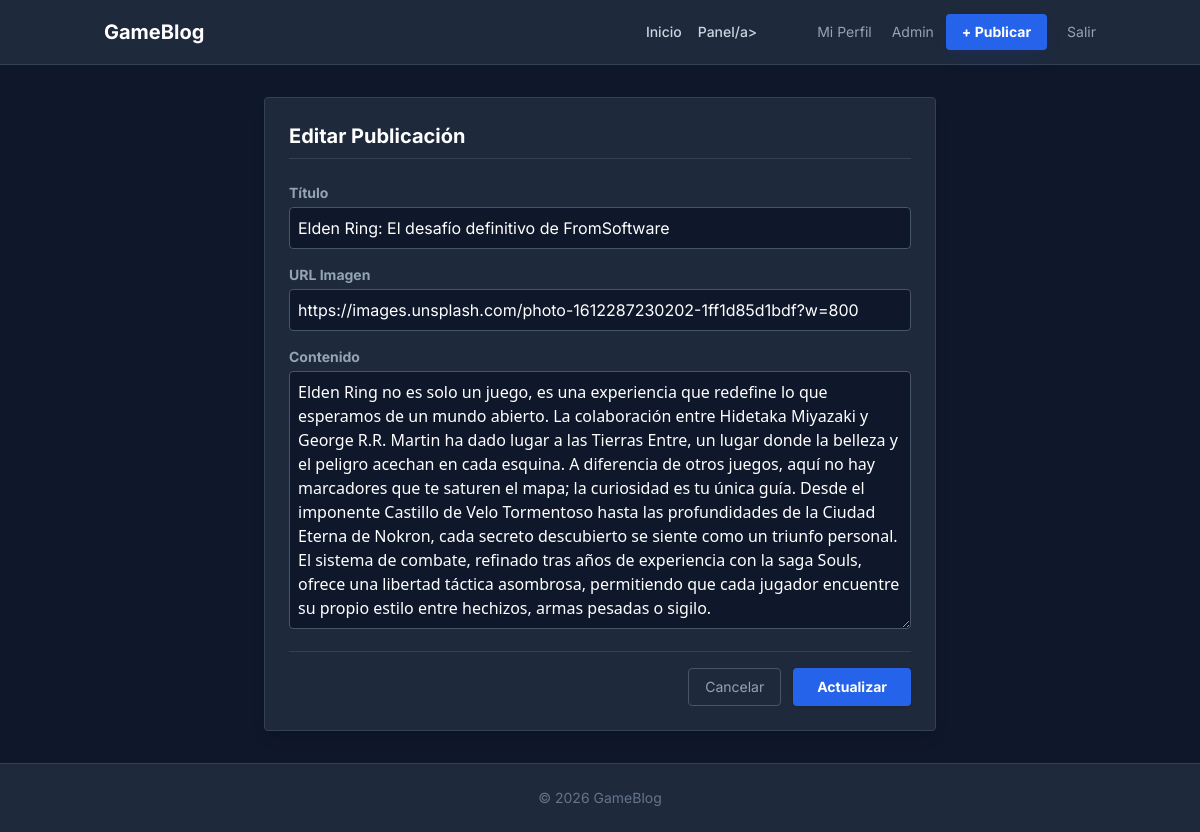
Page /index.php?action=edit_post&id=1 (signed in) on the committed database.
### tables this page shows
CREATE TABLE IF NOT EXISTS posts (
    id INT AUTO_INCREMENT PRIMARY KEY,
    user_id INT NOT NULL,
    title VARCHAR(150) NOT NULL,
    content TEXT NOT NULL,
    image_url VARCHAR(255) DEFAULT NULL,
    created_at TIMESTAMP DEFAULT CURRENT_TIMESTAMP,
    FOREIGN KEY (user_id) REFERENCES users(id) ON DELETE CASCADE
);

### controllers/PostController.php (called while the page is built, shortened)
<?php
require_once __DIR__ . '/../models/Post.php';
class PostController {
    private $postModel;
    public function __construct() {
        $database = new Database();
        $db = $database->getConnection();
        $this->postModel = new Post($db);
    }
    protected function render(string $view, array $data = []) {
        extract($data);
        include __DIR__ . '/../views/' . $view;
    }
    public function edit($id) {
        $post = $this->postModel->find($id);
        return $this->render('posts/edit.php', compact('post'));
    }
}

### models/Post.php (called while the page is built, shortened)
<?php
class Post {
    private $db;
    public function __construct($db) {
        $this->db = $db;
    }
    public function find($id) {
        $stmt = $this->db->prepare("SELECT posts.*, users.username FROM posts JOIN users ON posts.user_id = users.id WHERE posts.id = ?");
        $stmt->execute([$id]);
        return $stmt->fetch();
    }
}

### views/posts/edit.php (the view, shortened to what this page needs)
<?php include __DIR__ . '/../layout/header.php'; ?>
<div class="max-w-2xl mx-auto">
    <div class="bg-slate-800 rounded border border-slate-700 p-6 shadow-lg">
        <h2 class="text-xl font-bold text-white mb-6 border-b border-slate-700 pb-2">Editar Publicación</h2>
        <form method="POST" action="index.php?action=update_post&id=<?= $post['id'] ?>" class="space-y-4">
            <div>
                <label class="block text-sm font-bold text-slate-400 mb-1">Título</label>
                <input type="text" name="title" value="<?= htmlspecialchars($post['title']) ?>" required class="w-full bg-slate-900 border border-slate-600 rounded p-2 text-white focus:border-blue-500 outline-none">
            </div>
            <div>
                <label class="block text-sm font-bold text-slate-400 mb-1">URL Imagen</label>
                <input type="url" name="image_url" value="<?= htmlspecialchars($post['image_url'] ?? '') ?>" class="w-full bg-slate-900 border border-slate-600 rounded p-2 text-white focus:border-blue-500 outline-none">
            </div>
            <div>
                <label class="block text-sm font-bold text-slate-400 mb-1">Contenido</label>
                <textarea name="content" rows="10" required class="w-full bg-slate-900 border border-slate-600 rounded p-2 text-white focus:border-blue-500 outline-none font-sans"><?= htmlspecialchars($post['content']) ?></textarea>
            </div>
            <div class="flex justify-end gap-3 pt-4 border-t border-slate-700">
                <a href="index.php" class="px-4 py-2 border border-slate-600 text-slate-400 rounded hover:text-white hover:border-slate-500 text-sm transition-colors">Cancelar</a>
                <button type="submit" class="px-6 py-2 bg-blue-600 hover:bg-blue-500 text-white font-bold rounded text-sm shadow transition-colors">
                    Actualizar
                </button>
            </div>
        </form>
    </div>
</div>
<?php include __DIR__ . '/../layout/footer.php'; ?>

### views/layout/header.php (style rules this page uses)
body { font-family: 'Inter', sans-serif; }

### rows in the picture
posts: title "Elden Ring: El desafío definitivo de FromSoftware", image_url "https://images.unsplash.com/photo-1612287230202-1ff1d85d1bdf?w=800", content "Elden Ring no es solo un juego, es una experiencia que redefine lo que esperamos de un mundo abierto. La colaboración entre Hidetaka Miyazaki y George R.R. Martin ha dado lugar a las Tierras Entre, un lugar donde la belleza y el peligro acechan en cada esquina. A diferencia de otros juegos, aquí no hay marcadores que te saturen el mapa; la curiosidad es tu única guía. Desde el imponente Castillo de Velo Tormentoso hasta las profundidades de la Ciudad Eterna de Nokron, cada secreto descubierto se siente como un triunfo personal. El sistema de combate, refinado tras años de experiencia con la saga Souls, ofrece una libertad táctica asombrosa, permitiendo que cada jugador encuentre su propio…"

### other values in the picture
$_SESSION['username'] "Admin"
